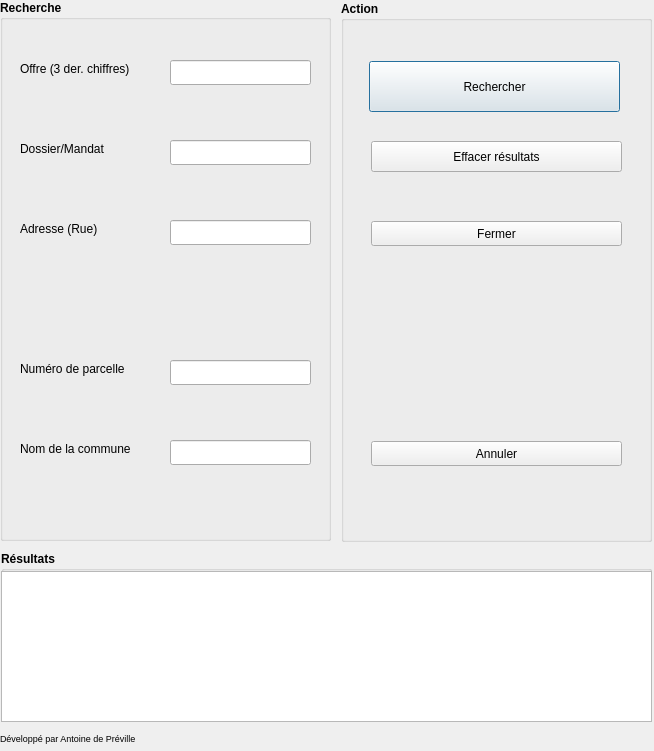
<?xml version="1.0" encoding="UTF-8"?>
<ui version="4.0">
 <class>JumellesDialogBase</class>
 <widget class="QDialog" name="JumellesDialogBase">
  <property name="geometry">
   <rect>
    <x>0</x>
    <y>0</y>
    <width>654</width>
    <height>751</height>
   </rect>
  </property>
  <property name="minimumSize">
   <size>
    <width>654</width>
    <height>751</height>
   </size>
  </property>
  <property name="maximumSize">
   <size>
    <width>654</width>
    <height>751</height>
   </size>
  </property>
  <property name="windowTitle">
   <string>Jumelles</string>
  </property>
  <widget class="QGroupBox" name="groupBox_action">
   <property name="geometry">
    <rect>
     <x>341</x>
     <y>1</y>
     <width>311</width>
     <height>541</height>
    </rect>
   </property>
   <property name="font">
    <font>
     <bold>true</bold>
    </font>
   </property>
   <property name="title">
    <string>Action</string>
   </property>
   <widget class="QPushButton" name="pushButton_rechercher">
    <property name="geometry">
     <rect>
      <x>28</x>
      <y>60</y>
      <width>251</width>
      <height>51</height>
     </rect>
    </property>
    <property name="font">
     <font>
      <bold>false</bold>
     </font>
    </property>
    <property name="text">
     <string>Rechercher</string>
    </property>
   </widget>
   <widget class="QPushButton" name="pushButton_arreter">
    <property name="geometry">
     <rect>
      <x>30</x>
      <y>220</y>
      <width>251</width>
      <height>25</height>
     </rect>
    </property>
    <property name="font">
     <font>
      <bold>false</bold>
     </font>
    </property>
    <property name="text">
     <string>Fermer</string>
    </property>
   </widget>
   <widget class="QPushButton" name="pushButton_nouvelleRecherche">
    <property name="geometry">
     <rect>
      <x>30</x>
      <y>140</y>
      <width>251</width>
      <height>31</height>
     </rect>
    </property>
    <property name="font">
     <font>
      <bold>false</bold>
     </font>
    </property>
    <property name="text">
     <string>Effacer résultats</string>
    </property>
   </widget>
   <widget class="QPushButton" name="pushButton_annuler">
    <property name="geometry">
     <rect>
      <x>30</x>
      <y>440</y>
      <width>251</width>
      <height>25</height>
     </rect>
    </property>
    <property name="font">
     <font>
      <bold>false</bold>
     </font>
    </property>
    <property name="text">
     <string>Annuler</string>
    </property>
   </widget>
  </widget>
  <widget class="QGroupBox" name="groupBox_resultats">
   <property name="geometry">
    <rect>
     <x>1</x>
     <y>551</y>
     <width>651</width>
     <height>171</height>
    </rect>
   </property>
   <property name="font">
    <font>
     <bold>true</bold>
    </font>
   </property>
   <property name="title">
    <string>Résultats</string>
   </property>
   <widget class="QListWidget" name="listWidget_resultats">
    <property name="geometry">
     <rect>
      <x>0</x>
      <y>20</y>
      <width>651</width>
      <height>151</height>
     </rect>
    </property>
    <property name="font">
     <font>
      <bold>false</bold>
     </font>
    </property>
   </widget>
  </widget>
  <widget class="QGroupBox" name="groupBox_Recherche">
   <property name="geometry">
    <rect>
     <x>0</x>
     <y>0</y>
     <width>331</width>
     <height>541</height>
    </rect>
   </property>
   <property name="maximumSize">
    <size>
     <width>331</width>
     <height>541</height>
    </size>
   </property>
   <property name="font">
    <font>
     <bold>true</bold>
    </font>
   </property>
   <property name="title">
    <string>Recherche</string>
   </property>
   <widget class="QLabel" name="label_offre">
    <property name="geometry">
     <rect>
      <x>20</x>
      <y>60</y>
      <width>151</width>
      <height>17</height>
     </rect>
    </property>
    <property name="font">
     <font>
      <bold>false</bold>
     </font>
    </property>
    <property name="text">
     <string>Offre (3 der. chiffres)</string>
    </property>
   </widget>
   <widget class="QLineEdit" name="lineEdit_offre">
    <property name="geometry">
     <rect>
      <x>170</x>
      <y>60</y>
      <width>141</width>
      <height>25</height>
     </rect>
    </property>
    <property name="font">
     <font>
      <bold>false</bold>
     </font>
    </property>
   </widget>
   <widget class="QLabel" name="label_dossier">
    <property name="geometry">
     <rect>
      <x>20</x>
      <y>140</y>
      <width>121</width>
      <height>17</height>
     </rect>
    </property>
    <property name="font">
     <font>
      <bold>false</bold>
     </font>
    </property>
    <property name="text">
     <string>Dossier/Mandat</string>
    </property>
   </widget>
   <widget class="QLabel" name="label_adresse">
    <property name="geometry">
     <rect>
      <x>20</x>
      <y>220</y>
      <width>111</width>
      <height>17</height>
     </rect>
    </property>
    <property name="font">
     <font>
      <bold>false</bold>
     </font>
    </property>
    <property name="text">
     <string>Adresse (Rue)</string>
    </property>
   </widget>
   <widget class="QLabel" name="label_parcelle">
    <property name="geometry">
     <rect>
      <x>20</x>
      <y>360</y>
      <width>141</width>
      <height>17</height>
     </rect>
    </property>
    <property name="font">
     <font>
      <bold>false</bold>
     </font>
    </property>
    <property name="text">
     <string>Numéro de parcelle</string>
    </property>
   </widget>
   <widget class="QLabel" name="label_commune">
    <property name="geometry">
     <rect>
      <x>20</x>
      <y>440</y>
      <width>141</width>
      <height>17</height>
     </rect>
    </property>
    <property name="font">
     <font>
      <bold>false</bold>
     </font>
    </property>
    <property name="text">
     <string>Nom de la commune</string>
    </property>
   </widget>
   <widget class="QLineEdit" name="lineEdit_dossier">
    <property name="geometry">
     <rect>
      <x>170</x>
      <y>140</y>
      <width>141</width>
      <height>25</height>
     </rect>
    </property>
    <property name="font">
     <font>
      <bold>false</bold>
     </font>
    </property>
   </widget>
   <widget class="QLineEdit" name="lineEdit_adresse">
    <property name="geometry">
     <rect>
      <x>170</x>
      <y>220</y>
      <width>141</width>
      <height>25</height>
     </rect>
    </property>
    <property name="font">
     <font>
      <bold>false</bold>
     </font>
    </property>
   </widget>
   <widget class="QLineEdit" name="lineEdit_parcelle">
    <property name="geometry">
     <rect>
      <x>170</x>
      <y>360</y>
      <width>141</width>
      <height>25</height>
     </rect>
    </property>
    <property name="font">
     <font>
      <bold>false</bold>
     </font>
    </property>
   </widget>
   <widget class="QLineEdit" name="lineEdit_commune">
    <property name="geometry">
     <rect>
      <x>170</x>
      <y>440</y>
      <width>141</width>
      <height>25</height>
     </rect>
    </property>
    <property name="font">
     <font>
      <bold>false</bold>
     </font>
    </property>
   </widget>
  </widget>
  <widget class="QLabel" name="label_credits">
   <property name="geometry">
    <rect>
     <x>0</x>
     <y>730</y>
     <width>141</width>
     <height>17</height>
    </rect>
   </property>
   <property name="font">
    <font>
     <pointsize>7</pointsize>
    </font>
   </property>
   <property name="text">
    <string>Développé par Antoine de Préville</string>
   </property>
  </widget>
 </widget>
 <resources/>
 <connections/>
</ui>
